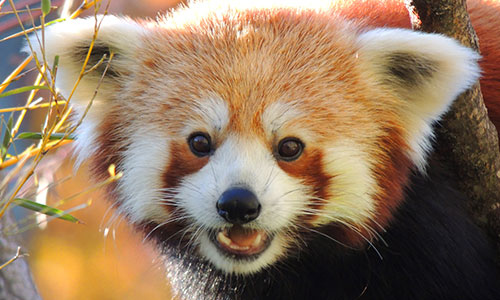
#> input picture red_panda.jpg, 500 x 300 px
$ jupyter execute run_SURF.ipynb
#> lines starting #> are read from the running program, lines starting #| are printed output that depends on the picture
[cell 1]
# combining everything we have
import cv2;
import numpy as np;
from matplotlib import pyplot as plt;
from pywt import dwt2, idwt2;
import pywt;

def find_neighbors(index, dim):
    all_neighbors = []
    x, y = index
    width, height = dim

    all_neighbors.append((x, y - 1))
    all_neighbors.append((x, y + 1))
    all_neighbors.append((x - 1, y))
    all_neighbors.append((x + 1, y))
    all_neighbors.append((x - 1, y - 1))
    all_neighbors.append((x + 1, y - 1))
    all_neighbors.append((x - 1, y + 1))
    all_neighbors.append((x + 1, y + 1))

    neighbors = [index]
    #     save the location that the pixel is on for comparison
    for i in all_neighbors:
        if (i[0] >= width) or (i[1] >= height):
            continue
        elif (i[0] >= 0) and (i[1] >= 0):
            neighbors.append(i)
    return neighbors

# generates the prewitt kernels which will give us the approximate second derivative of gaussian
def kernelGen(dim, isX):
    if(isX):
        kernelx = np.ones((1,dim), dtype = int) * -1
        zeros = np.zeros((1,dim), dtype = int)
        ones = np.ones((1,dim), dtype = int)
        for num in range(0,dim-2):
            kernelx = np.concatenate((kernelx, zeros), axis = -1)
        kernelx = np.concatenate((kernelx, ones), axis = -1)
        kernelx = np.resize(kernelx, (dim,dim))
        return kernelx
    else:
        kernely =  np.ones((dim,1), dtype = int) * -1
        zeros = np.zeros((dim,1), dtype = int)
        ones = np.ones((dim,1), dtype = int)
        for num in range(0,dim-2):
            kernely = np.concatenate((kernely, zeros), axis = -1)
        kernely = np.concatenate((kernely, ones), axis = -1)
        kernely = np.resize(kernely, (dim,dim))
        return kernely

def SURF(image):
    img = image
    # convert image to grayscale
    gray = cv2.cvtColor(img, cv2.COLOR_RGB2GRAY)

    fSize = [9, 15, 21, 27]

    ndet = [] # list of numpy arrays of dim 300*300
    for size in fSize:
        kernelx = kernelGen(size, True)
        kernely = kernelGen(size, False)

        Dx = cv2.filter2D(gray, -1, kernelx)
        Dxx = cv2.filter2D(Dx, -1, kernelx)
        Dy = cv2.filter2D(gray, -1, kernely)
        Dyy = cv2.filter2D(Dy, -1, kernely)
        Dxy = cv2.filter2D(Dx, -1, kernely)

        # no resizing necessary since this is already a square matrix originally when we run it
        # resize in order to evaluate determinant
#         new_Dyy = cv2.resize(Dyy, (Dyy.shape[0],Dyy.shape[1])) #flip row & col
#         new_Dxy = cv2.resize(Dxy, (Dxx.shape[0],Dyy.shape[1]))

        # evaluate determinant based equation given from paper
        determinant = np.dot(Dxx,Dyy)-(np.square(.9)*np.dot(Dxy, Dxy))
        ndet.append(determinant)

    det = [] # list of determinant list
    for i in range(0, len(ndet)):
        det.append(ndet[i].tolist())

    kp = [] # stores key points
    loc = [] # stores location of key point
    # now for the non-maximum suppression in 3*3*3 neighborhood between scales
    for index in range(0, len(det)):
        if(index == 0 or index == len(det) - 1):
            continue
        instance = det[index] # 300 * 300 square matrix
        width = len(instance[1])
        height = len(instance[0])
        instance_dim = (width, height)
        for row in range(width):
            for col in range(height):
                neighbors_to_check = []
                current = instance[row][col]
                upper = det[index+1]
                lower = det[index-1]
                neighbors = find_neighbors((row, col), instance_dim)
                # retrieves all valid neighbors to check, upper & lower neighbor check positions will be exactly the same
                for position in neighbors:
                    neighbors_to_check.append(upper[position[0]][position[1]])
                    neighbors_to_check.append(lower[position[0]][position[1]])
                    neighbors_to_check.append(instance[position[0]][position[1]])
                # node in same position in upper and lower level also needs to be compared
                neighbors_to_check.append(upper[row][col])
                neighbors_to_check.append(lower[row][col])
                if not (current == max(neighbors_to_check) and current > 200):
                    continue
                else:
                    kp.append(current)
                    loc.append((row,col))
#         print('Length of keypoint locations found', len(loc))
#         print('Length of location set', len(set(loc)))
#         print('Location keypoints:', loc)
        return loc

original = cv2.imread('red_panda.jpg') # converted to grayscale within SURF function
#> original is the input picture: shape (300, 500, 3); mean B, G, R 96.8, 121.6, 146.7
resize = cv2.resize(original, (200,200)) # standardize image size
original_result = SURF(resize)
#> after the loop in SURF, `for size in fSize:`:
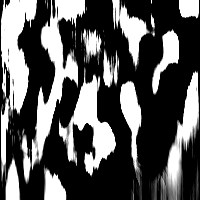
#> Dy: shape (200, 200); min 0, max 255, mean 90
#> after the loop in SURF, `for size in fSize:`: ndet = 4 items
#> the loop in SURF, `for i in range(0, len(ndet)):` made 4 passes
#> the loop in SURF, `for index in range(0, len(det)):` made 2 passes
print('Number of keypoints found:')
print(len(original_result))
#| 751

# stores quadrant keypoints from original, need to check tuple values
q1_r = []
q2_r = []
q3_r = []
q4_r = []
total = 200 # total allowed size
sep = 100 # quadrant separation vals
for point in original_result:
    # results in q1
    if (point[0] >= sep and point[0] < total) and (point[1] >= 0 and point[1] < sep):
        q1_r.append(point)
    elif (point[0] >= 0 and point[0] < sep) and (point[1] >= 0 and point[1] < sep):
        q2_r.append(point)
    elif (point[0] >= 0 and point[0] < sep) and (point[1] >= sep and point[1] < total):
        q3_r.append(point)
    elif (point[0] >= sep and point[0] < total) and (point[1] >= sep and point[1] < total):
        q4_r.append(point)
    else:
        print("Fix the positions")
#> this loop made 751 passes
#> point on passes 1 to 3: (1, 15), (1, 62), (1, 88)
print(q1_r[0], len(q1_r))
#| (100, 54) 179

[cell 2]
# SURF on quadrants
width = resize.shape[1] # 200
height = resize.shape[0] # 200
w = int(width/2)
h = int(height/2)
q1 = resize[0:h, w:width]
q1_result = SURF(q1)
#> the loop in SURF (call 2), `for i in range(0, len(ndet)):` made 4 passes
#> the loop in SURF, `for index in range(0, len(det)):` made 2 passes
print(len(q1_result))
#| 189
q2 = resize[0:h, 0:w]
q2_result = SURF(q2)
#> after the loop in SURF (call 3), `for size in fSize:`:
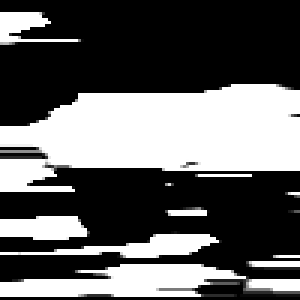
#> Dxx: shape (100, 100) (shown 3 times larger); min 0, max 255, mean 97.4
#> after the loop in SURF (call 3), `for size in fSize:`:
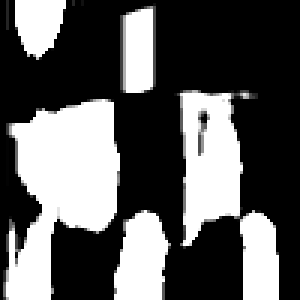
#> Dxy: shape (100, 100) (shown 3 times larger); min 0, max 255, mean 92.1
#> after the loop in SURF (call 3), `for size in fSize:`:
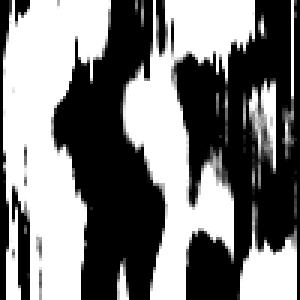
#> Dy: shape (100, 100) (shown 3 times larger); min 0, max 255, mean 123.2
#> the loop in SURF (call 3), `for i in range(0, len(ndet)):` made 4 passes
print(len(q2_result))
#| 170
q3 = resize[h:height, 0:w]
q3_result = SURF(q3)
#> after the loop in SURF (call 4), `for size in fSize:`:
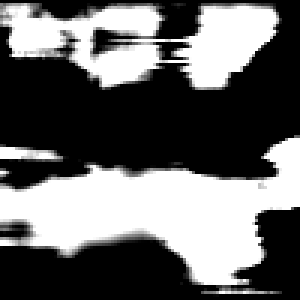
#> Dx: shape (100, 100) (shown 3 times larger); min 0, max 255, mean 103.7
#> after the loop in SURF (call 4), `for size in fSize:`:
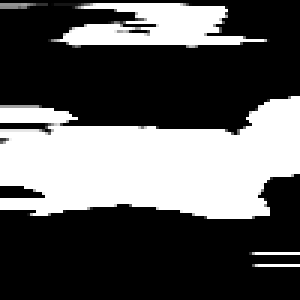
#> Dxx: shape (100, 100) (shown 3 times larger); min 0, max 255, mean 90
#> after the loop in SURF (call 4), `for size in fSize:`:
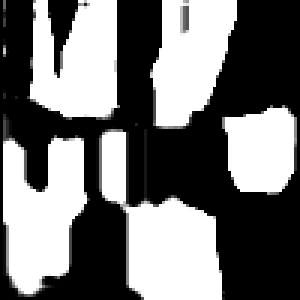
#> Dxy: shape (100, 100) (shown 3 times larger); min 0, max 255, mean 116
#> after the loop in SURF (call 4), `for size in fSize:`:
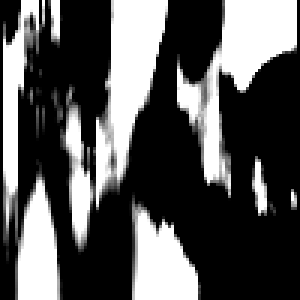
#> Dy: shape (100, 100) (shown 3 times larger); min 0, max 255, mean 87
#> the loop in SURF (call 4), `for i in range(0, len(ndet)):` made 4 passes
print(len(q3_result))
#| 156
q4 = resize[h:height, w:width]
q4_result =  SURF(q4)
#> in SURF (call 5), `gray = cv2.cvtColor(img, cv2.COLOR_RGB2GRAY)`:
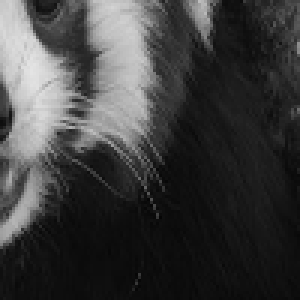
#> gray: shape (100, 100) (shown 3 times larger); min 5, max 228, mean 61.3
#> after the loop in SURF (call 5), `for size in fSize:`:
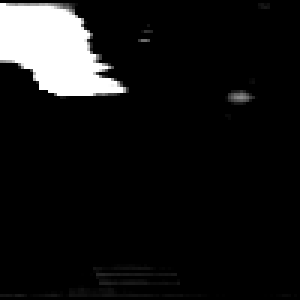
#> Dx: shape (100, 100) (shown 3 times larger); min 0, max 255, mean 21.8
#> the loop in SURF (call 5), `for i in range(0, len(ndet)):` made 4 passes
print(len(q4_result))
#| 234

### Euclidean distance
(x',y') will be our target keypoint from the whole image

[cell 3]
import math

# compares the section result to the entire result
def compare_result(section, whole):
    min_distance = 0
    for i in whole:
        temp = math.sqrt(((section[1] - i[1])**2) + ((section[0] - i[0])**2))
        if (min_distance == 0) or (min_distance > temp):
            min_distance = temp
    return min_distance

def findDistance(array):
    total = 0
    for point in array:
        total += compare_result(point, original_result)
    avg = total/len(array)
#     print('Average euclidean distance', avg)
    return round(avg, 4)

def findNumMatches(quad, whole):
    num = 0
    for i in range(len(quad)):
        if(quad[i] in whole):
            num += 1
#     print(num)
    return num

def getPercentage(n, poss):
    return round((n/poss)*100, 2)

# [5 lines of commented-out code are left out]

print('\nEuclidean Distance:')
# find average distances of each quadrant
c1 = q1_result
c2 = q1_result + q2_result # q1 + q1
c3 = c2 + q3_result # q1 + q2 + q3
c4 = c3 + q4_result # all quadrants
print('uncleaned distance:')
print(findDistance(c1))
#> the loop in findDistance, `for point in array:` made 189 passes
#> point on passes 1 to 3: (2, 78), (2, 79), (2, 80)
#| 3.8907
print(findDistance(c2))
#> the loop in findDistance (call 2), `for point in array:` made 359 passes
#| 3.9107
print(findDistance(c3))
#| 3.8295
print(findDistance(c4))
#| 3.7897
print('cleaned distance:')
print(findDistance(list(set(c1))))
#| 3.8907
print(findDistance(list(set(c2))))
#| 3.9141
print(findDistance(list(set(c3))))
#| 3.8351
print(findDistance(list(set(c4))))
#| 3.7901

t1 = q1_r
t2 = q1_r + q2_r
t3 = t2 + q3_r
t4 = t3 + q4_r

print('\nPerfect Keypoint Matches')
# print('Uncleaned % results:')
print('hit:')
print(findNumMatches(c1, t1))
#| 0
print(findNumMatches(c2, t2))
#| 12
print(findNumMatches(c3, t3))
#| 16
print(findNumMatches(c4, t4))
#| 19

print('out of:')
print(len(t1))
#| 179
print(len(t2))
#| 363
print(len(t3))
#| 577
print(len(t4))
#| 751

print('percentages: ')
print(getPercentage(findNumMatches(c1, t1), len(t1)), '%')
#| 0.0 %
print(getPercentage(findNumMatches(c2, t2), len(t2)), '%')
#| 3.31 %
print(getPercentage(findNumMatches(c3, t3), len(t3)), '%')
#| 2.77 %
print(getPercentage(findNumMatches(c4, t4), len(t4)), '%')
#| 2.53 %

$ run again, with dog.jpg copied over red_panda.jpg
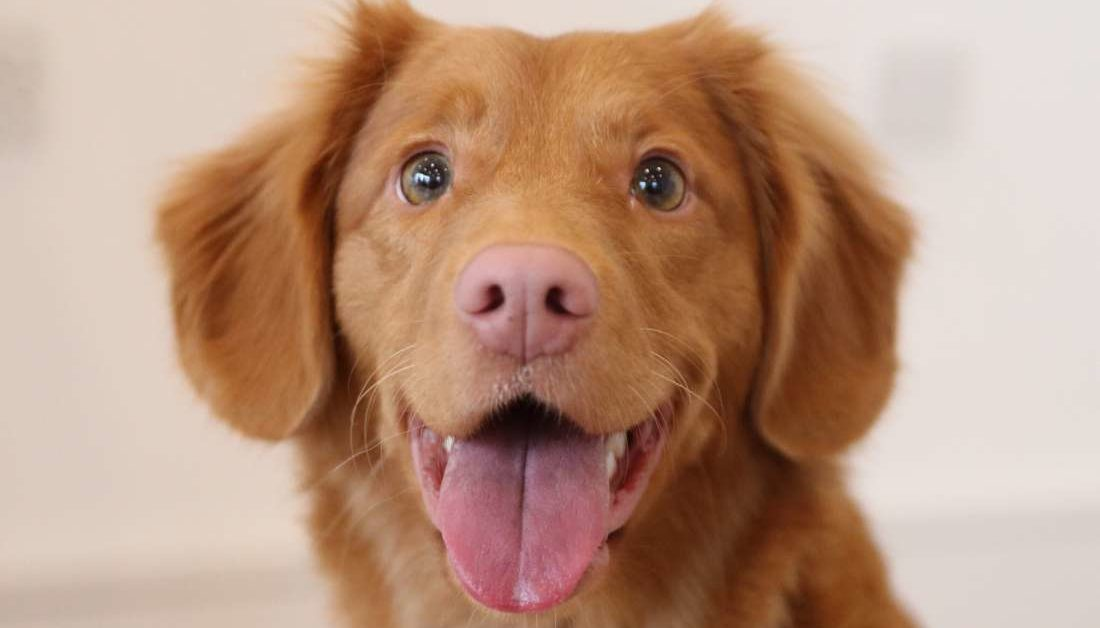
#> input picture dog.jpg, 1100 x 628 px
#> original is the input picture: shape (628, 1100, 3); mean B, G, R 127.5, 149.3, 185.1
#> after the loop in SURF, `for size in fSize:`:
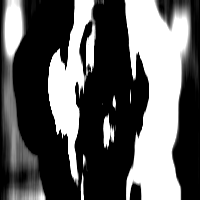
#> Dy: shape (200, 200); min 0, max 255, mean 94.6
#> after the loop in SURF, `for size in fSize:`: ndet = 4 items
#> the loop in SURF, `for i in range(0, len(ndet)):` made 4 passes
#> the loop in SURF, `for index in range(0, len(det)):` made 2 passes
#| 651
#> the loop `for point in original_result:` made 651 passes
#> point on passes 1 to 3: (1, 175), (6, 10), (6, 13)
#| (100, 38) 165
#> gray: shape (100, 100)
#> the loop in SURF (call 2), `for i in range(0, len(ndet)):` made 4 passes
#> the loop in SURF, `for index in range(0, len(det)):` made 2 passes
#| 212
#| 181
#| 142
#> after the loop in SURF (call 5), `for size in fSize:`:
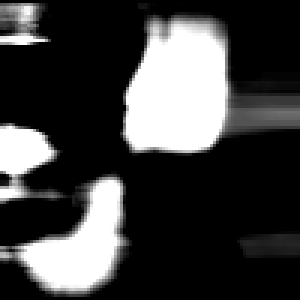
#> Dx: shape (100, 100) (shown 3 times larger); min 0, max 255, mean 64.6
#> the loop in SURF (call 5), `for i in range(0, len(ndet)):` made 4 passes
#| 118
#> the loop in findDistance, `for point in array:` made 212 passes
#> point on passes 1 to 3: (6, 19), (6, 29), (6, 46)
#| 4.3954
#> the loop in findDistance (call 2), `for point in array:` made 393 passes
#| 3.9944
#| 3.9485
#| 4.1125
#| 4.3954
#| 3.9862
#| 3.9507
#| 4.1049
#| 0
#| 13
#| 15
#| 18
#| 165
#| 342
#| 490
#| 651
#| 0.0 %
#| 3.8 %
#| 3.06 %
#| 2.76 %
